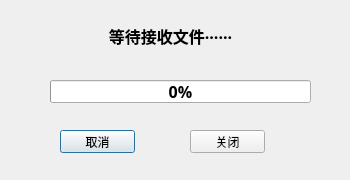
<?xml version="1.0" encoding="UTF-8"?>
<ui version="4.0">
 <class>TcpClient</class>
 <widget class="QDialog" name="TcpClient">
  <property name="geometry">
   <rect>
    <x>0</x>
    <y>0</y>
    <width>350</width>
    <height>180</height>
   </rect>
  </property>
  <property name="windowTitle">
   <string>接收端</string>
  </property>
  <widget class="QLabel" name="tcpClientStatusLabel">
   <property name="geometry">
    <rect>
     <x>0</x>
     <y>0</y>
     <width>341</width>
     <height>71</height>
    </rect>
   </property>
   <property name="font">
    <font>
     <family>宋体</family>
     <pointsize>12</pointsize>
     <weight>75</weight>
     <bold>true</bold>
    </font>
   </property>
   <property name="text">
    <string>等待接收文件······</string>
   </property>
   <property name="alignment">
    <set>Qt::AlignCenter</set>
   </property>
  </widget>
  <widget class="QProgressBar" name="progressBar">
   <property name="geometry">
    <rect>
     <x>50</x>
     <y>80</y>
     <width>261</width>
     <height>23</height>
    </rect>
   </property>
   <property name="font">
    <font>
     <family>宋体</family>
     <pointsize>12</pointsize>
     <weight>75</weight>
     <bold>true</bold>
    </font>
   </property>
   <property name="value">
    <number>0</number>
   </property>
   <property name="alignment">
    <set>Qt::AlignCenter</set>
   </property>
  </widget>
  <widget class="QPushButton" name="tcpClientCancleBtn">
   <property name="geometry">
    <rect>
     <x>60</x>
     <y>130</y>
     <width>75</width>
     <height>23</height>
    </rect>
   </property>
   <property name="text">
    <string>取消</string>
   </property>
  </widget>
  <widget class="QPushButton" name="tcpClientCloseBtn">
   <property name="geometry">
    <rect>
     <x>190</x>
     <y>130</y>
     <width>75</width>
     <height>23</height>
    </rect>
   </property>
   <property name="text">
    <string>关闭</string>
   </property>
  </widget>
 </widget>
 <resources/>
 <connections/>
</ui>
